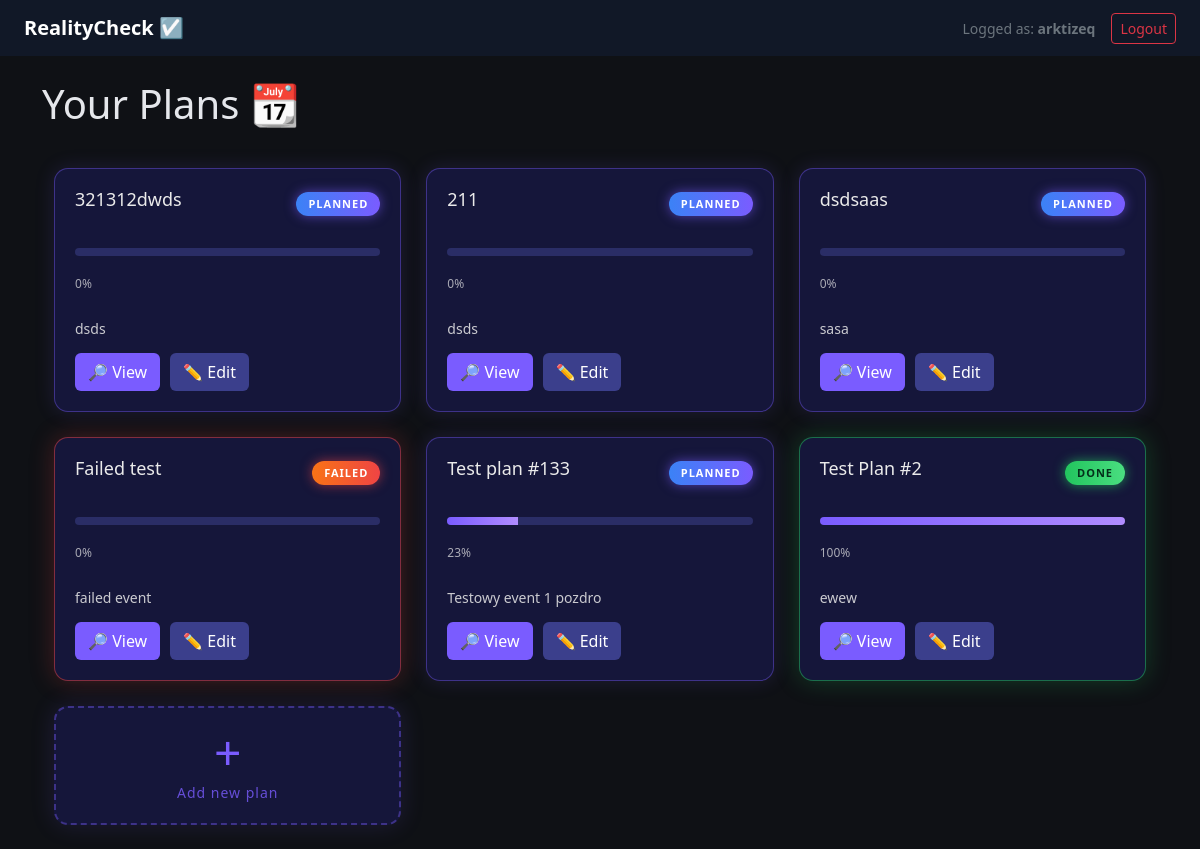
The page / (signed in) on the database its author committed.
### app/models/user.py (models this page shows)
class User(Base):
    __tablename__ = "users"
    id = Column(Integer, primary_key=True)
    login = Column(String, unique=True, nullable=False, index=True)
    hashed_password = Column(String, nullable=False)
    created_at = Column(DateTime(timezone=True), server_default=func.now())
    events = relationship("Event", back_populates="user")

### app/models/event.py (models this page shows)
class Event(Base):
    __tablename__ = "events"
    id: Mapped[int] = mapped_column(Integer, primary_key=True, index=True)
    title: Mapped[str] = mapped_column(String(100), nullable=False)
    description: Mapped[str] = mapped_column(String(100), nullable=True)
    progress: Mapped[int] = mapped_column(Integer, default=0)
    status: Mapped[str] = mapped_column(String(100), default="planned")
    failure_note: Mapped[str] = mapped_column(String(100), nullable=True)
    created_at: Mapped[datetime] = mapped_column(DateTime, default=datetime.utcnow)
    user_id: Mapped[int] = mapped_column(Integer, ForeignKey("users.id"), nullable=False)
    user = relationship("User", back_populates="events")

### app/api/pages.py (the view)
@router.get("/", response_class=HTMLResponse)
def home(
    request: Request,
    db: Session = Depends(get_db),
):
    user = get_user_for_templates(request, db)
    if not user:
        return templates.TemplateResponse(
            "landing.html",
            {
                "request": request,
                "current_user": None,
            },
        )
    events = (
        db.query(Event)
        .filter(Event.user_id == user.id)
        .order_by(Event.created_at.desc())
        .all()
    )
    return templates.TemplateResponse(
        "events.html",
        {
            "request": request,
            "current_user": user,
            "events": events,
        },
    )

### app/templates/events.html (shortened to what this page needs)
{% extends "base.html" %}
{% block content %}
<h1>Your Plans 📆</h1>
{% if events %}
        <div class="container mt-4">
    <div class="row g-4">
        <div class="events-grid">
            {% for event in events %}
            <div class="card event-card {{ event.status }}">
                <div class="event-card-header">
                    <h3>{{ event.title }}</h3>
                    <span class="status-badge {{ event.status }}">
                        {{ event.status|upper }}
                    </span>
                </div>
                <div class="event-card-progress">
                    <div class="progress-bar">
                        <div class="progress-fill" style="width: {{ event.progress }}%"></div>
                    </div>
                    <span class="progress-text">{{ event.progress }}%</span>
                </div>
                <p class="event-desc">
                    {{ event.description or "No description yet." }}
                </p>
                <div class="event-card-actions">
                    <a href="/events/{{ event.id }}" class="btn view">🔎 View</a>
                    <a href="/events/{{ event.id }}/edit" class="btn edit">✏️ Edit</a>
                </div>
            </div>
            {% endfor %}
            <div class="card event-card add-card" onclick="location.href='/events/new'">
                <div class="add-inner">
                    <div class="add-plus">+</div>
                    <div class="add-text">Add new plan</div>
                </div>
            </div>
        </div>
    </div>
</div>
{% endif %}
{% endblock %}

### app/templates/base.html (shortened to what this page needs)
<!DOCTYPE html>
<html lang="pl">
<head>
    <link href="https://cdn.jsdelivr.net/npm/bootstrap@5.3.2/dist/css/bootstrap.min.css" rel="stylesheet">
    <link rel="stylesheet" href="{{ url_for('static', path='css/main.css') }}">
<link rel="stylesheet" href="{{ url_for('static', path='css/auth.css') }}">
</head>
<body>
<nav class="navbar navbar-dark bg-dark px-4">
    <a class="navbar-brand" href="/"><strong>RealityCheck ☑️</strong></a>
    <div class="d-flex align-items-center gap-3">
        {% if current_user %}
            <span class="text-secondary small">
                Logged as: <strong>{{ current_user.login }}</strong>
            </span>
            <form method="post" action="/logout">
                <button class="btn btn-outline-danger btn-sm">
                    Logout
                </button>
            </form>
        {% else %}
            <a href="/login" class="btn btn-outline-primary btn-sm">
                Login
            </a>
        {% endif %}
    </div>
</nav>
<main class="container my-4">
    {% block content %}{% endblock %}
</main>
</body>
</html>

### app/static/css/main.css (style rules this page uses)
body { background-color: #0f1115; color: #e5e7eb; }
.navbar { background-color: #111827 !important; }
.event-card { background: #0f172a; border-radius: 16px; padding: 18px; transition: 0.3s; position: relative; overflow: hidden; }
.event-card.planned { border: 1px solid rgba(122,92,255,0.4); box-shadow: 0 0 20px rgba(122,92,255,0.15); }
.event-card.done { border: 1px solid rgba(34,197,94,0.5); box-shadow: 0 0 25px rgba(34,197,94,0.25); }
.event-card.failed { border: 1px solid rgba(239,68,68,0.5); box-shadow: 0 0 25px rgba(239,68,68,0.25); }
a { color: #93c5fd; }
.container, .container-fluid { background-color: transparent; }
.event-card { background-color: #1d1c30; color: #eaeaea; border: 1px solid #2c2c2c; transition: transform 0.2s ease, box-shadow 0.2s ease; }
.status-badge { padding: 4px 12px; border-radius: 999px; font-size: 11px; font-weight: 600; letter-spacing: 1px; text-transform: uppercase; box-shadow: 0 0 10px rgba(0,0,0,0.3); }
.status-badge.planned { background: linear-gradient(90deg, #3b82f6, #7a5cff); color: white; box-shadow: 0 0 12px rgba(122,92,255,0.6); }
.status-badge.done { background: linear-gradient(90deg, #22c55e, #4ade80); color: #042f1a; box-shadow: 0 0 12px rgba(34,197,94,0.7); }
.status-badge.failed { background: linear-gradient(90deg, #f97316, #ef4444); color: white; box-shadow: 0 0 12px rgba(239,68,68,0.6); }
.add-card { border: 2px dashed rgba(122,92,255,0.4); background: rgba(122,92,255,0.05); display: flex; align-items: center; justify-content: center; cursor: pointer; transition: 0.3s; }
.add-inner { text-align: center; color: #7a5cff; }
.add-plus { font-size: 48px; font-weight: 300; line-height: 1; }
.add-text { margin-top: 6px; font-size: 14px; letter-spacing: 1px; opacity: 0.8; }
.progress-bar { background: #111; height: 8px; border-radius: 6px; overflow: hidden; margin: 14px 0; }
.progress-fill { height: 80%; background: linear-gradient(90deg, #6be675, #4caf50); }
.events-grid { display: grid; grid-template-columns: repeat(auto-fill, minmax(280px, 1fr)); gap: 25px; margin-top: 40px; }
.event-card { background: #15163a; border-radius: 14px; padding: 20px; box-shadow: 0 0 25px rgba(122,92,255,0.15); transition: transform 0.2s ease; }
.event-card-header { display: flex; justify-content: space-between; align-items: center; }
.event-card-header h3 { font-size: 18px; }
.event-card-progress { margin: 15px 0; }
.progress-bar { height: 8px; background: #2a2d66; border-radius: 6px; overflow: hidden; }
.progress-fill { height: 100%; background: linear-gradient(90deg, #7a5cff, #b08cff); }
.progress-text { font-size: 12px; opacity: 0.7; }
.event-desc { font-size: 14px; opacity: 0.85; margin: 10px 0 15px; line-height: 1.4; }
.event-card-actions { display: flex; gap: 10px; }
.btn.view { background: #7a5cff; color: white; }
.btn.edit { background: #3b3f8c; color: white; }

### rows shown on the page
User: login "arktizeq"
Event: title "321312dwds", status "PLANNED", progress "0", description "dsds"
Event: title "211", status "PLANNED", progress "0", description "dsds"
Event: title "dsdsaas", status "PLANNED", progress "0", description "sasa"
Event: title "Failed test", status "FAILED", progress "0", description "failed event"
Event: title "Test plan #133", status "PLANNED", progress "23", description "Testowy event 1 pozdro"
Event: title "Test Plan #2", status "DONE", progress "100", description "ewew"
